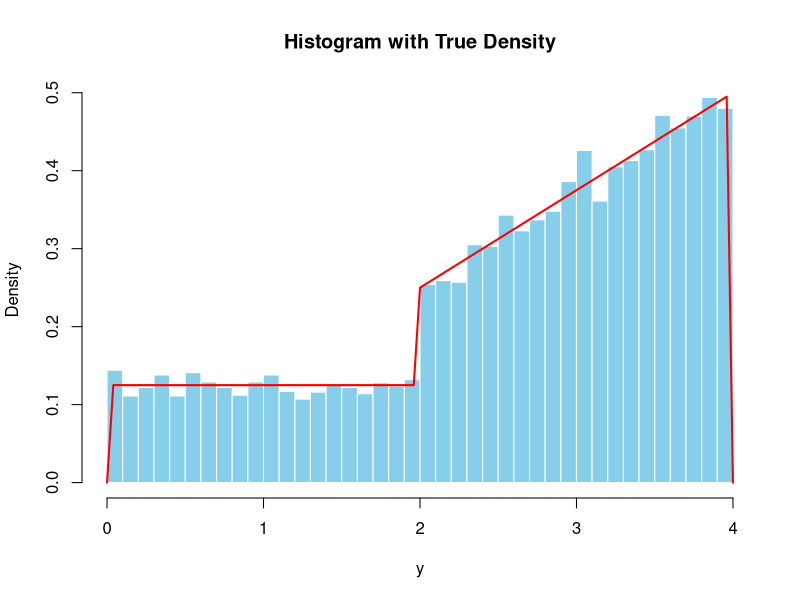

The R source for this figure:
n <- 10000
u <- runif(n)

y <- ifelse(u <= 1/4, 8*u, 4*sqrt(u))

# Histogram
hist(y, prob = TRUE, breaks = 50,
     main = "Histogram with True Density",
     xlab = "y", border = "white", col = "skyblue")

# Define density
fy <- function(x) {
  ifelse(x <= 0, 0,
         ifelse(x < 2, 1/8,
                ifelse(x < 4, x/8, 0)))
}

# Overlay true density curve
curve(fy, from = 0, to = 4, add = TRUE, col = "red", lwd = 2)

